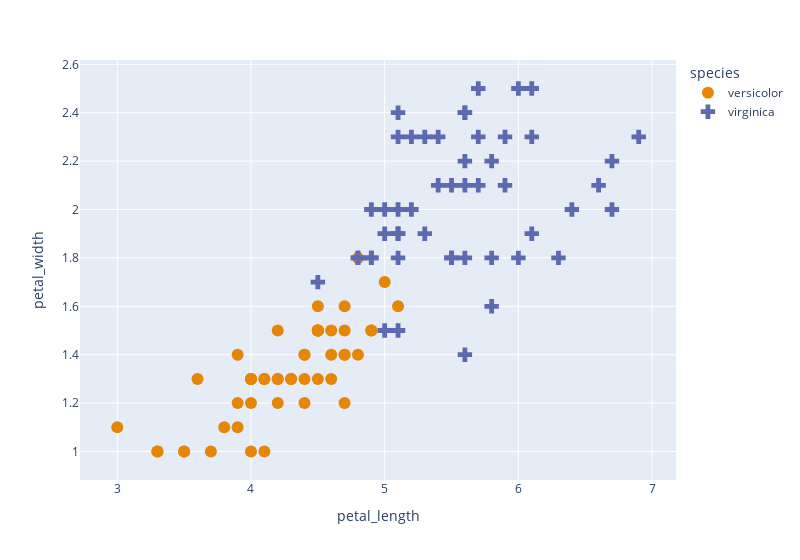

The notebook cell this image was saved under:
### Markdown cell above
And this dataset is not.

### Code cell
fig = px.scatter(iris[iris["species"] != "setosa"], 
                 x = "petal_length",
                 y = "petal_width", 
                 color="species", 
                 symbol="species", symbol_sequence=[ "circle", "cross"])
fig.update_traces(marker=dict(size=12))
fig

### Figure 1 — Plotly figure (JSON) as saved in the notebook; plotly's stock layout.template omitted (floating-point values rounded to 4 significant figures)
{"data": [{"hovertemplate": "species=versicolor<br>petal_length=%{x}<br>petal_width=%{y}<extra></extra>", "legendgroup": "versicolor", "marker": {"color": "rgb(229, 134, 6)", "size": 12, "symbol": "circle"}, "mode": "markers", "name": "versicolor", "orientation": "v", "showlegend": true, "type": "scatter", "x": [4.7, 4.5, 4.9, 4, 4.6, 4.5, 4.7, 3.3, 4.6, 3.9, 3.5, 4.2, 4, 4.7, 3.6, 4.4, 4.5, 4.1, 4.5, 3.9, 4.8, 4, 4.9, 4.7, 4.3, 4.4, 4.8, 5, 4.5, 3.5, 3.8, 3.7, 3.9, 5.1, 4.5, 4.5, 4.7, 4.4, 4.1, 4, 4.4, 4.6, 4, 3.3, 4.2, 4.2, 4.2, 4.3, 3, 4.1], "xaxis": "x", "y": [1.4, 1.5, 1.5, 1.3, 1.5, 1.3, 1.6, 1, 1.3, 1.4, 1, 1.5, 1, 1.4, 1.3, 1.4, 1.5, 1, 1.5, 1.1, 1.8, 1.3, 1.5, 1.2, 1.3, 1.4, 1.4, 1.7, 1.5, 1, 1.1, 1, 1.2, 1.6, 1.5, 1.6, 1.5, 1.3, 1.3, 1.3, 1.2, 1.4, 1.2, 1, 1.3, 1.2, 1.3, 1.3, 1.1, 1.3], "yaxis": "y"}, {"hovertemplate": "species=virginica<br>petal_length=%{x}<br>petal_width=%{y}<extra></extra>", "legendgroup": "virginica", "marker": {"color": "rgb(93, 105, 177)", "size": 12, "symbol": "cross"}, "mode": "markers", "name": "virginica", "orientation": "v", "showlegend": true, "type": "scatter", "x": [6, 5.1, 5.9, 5.6, 5.8, 6.6, 4.5, 6.3, 5.8, 6.1, 5.1, 5.3, 5.5, 5, 5.1, 5.3, 5.5, 6.7, 6.9, 5, 5.7, 4.9, 6.7, 4.9, 5.7, 6, 4.8, 4.9, 5.6, 5.8, 6.1, 6.4, 5.6, 5.1, 5.6, 6.1, 5.6, 5.5, 4.8, 5.4, 5.6, 5.1, 5.1, 5.9, 5.7, 5.2, 5, 5.2, 5.4, 5.1], "xaxis": "x", "y": [2.5, 1.9, 2.1, 1.8, 2.2, 2.1, 1.7, 1.8, 1.8, 2.5, 2, 1.9, 2.1, 2, 2.4, 2.3, 1.8, 2.2, 2.3, 1.5, 2.3, 2, 2, 1.8, 2.1, 1.8, 1.8, 1.8, 2.1, 1.6, 1.9, 2, 2.2, 1.5, 1.4, 2.3, 2.4, 1.8, 1.8, 2.1, 2.4, 2.3, 1.9, 2.3, 2.5, 2.3, 1.9, 2, 2.3, 1.8], "yaxis": "y"}], "layout": {"legend": {"title": {"text": "species"}, "tracegroupgap": 0}, "margin": {"t": 60}, "width": 800, "xaxis": {"anchor": "y", "domain": [0, 1], "title": {"text": "petal_length"}}, "yaxis": {"anchor": "x", "domain": [0, 1], "title": {"text": "petal_width"}}}}
